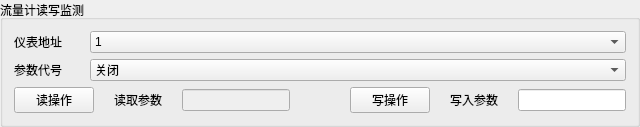
          <widget class="QGroupBox" name="groupBox_4">
           <property name="title">
            <string>流量计读写监测</string>
           </property>
           <layout class="QVBoxLayout" name="verticalLayout_8">
            <item>
             <layout class="QVBoxLayout" name="verticalLayout_7">
              <item>
               <layout class="QHBoxLayout" name="horizontalLayout_25">
                <item>
                 <widget class="QLabel" name="label_18">
                  <property name="maximumSize">
                   <size>
                    <width>70</width>
                    <height>16777215</height>
                   </size>
                  </property>
                  <property name="text">
                   <string>仪表地址</string>
                  </property>
                 </widget>
                </item>
                <item>
                 <widget class="QComboBox" name="flowmeter_addr">
                  <item>
                   <property name="text">
                    <string>1</string>
                   </property>
                  </item>
                  <item>
                   <property name="text">
                    <string>2</string>
                   </property>
                  </item>
                  <item>
                   <property name="text">
                    <string>3</string>
                   </property>
                  </item>
                  <item>
                   <property name="text">
                    <string>4</string>
                   </property>
                  </item>
                  <item>
                   <property name="text">
                    <string>5</string>
                   </property>
                  </item>
                  <item>
                   <property name="text">
                    <string>6</string>
                   </property>
                  </item>
                  <item>
                   <property name="text">
                    <string>7</string>
                   </property>
                  </item>
                  <item>
                   <property name="text">
                    <string>8</string>
                   </property>
                  </item>
                  <item>
                   <property name="text">
                    <string>9</string>
                   </property>
                  </item>
                  <item>
                   <property name="text">
                    <string>10</string>
                   </property>
                  </item>
                  <item>
                   <property name="text">
                    <string>11</string>
                   </property>
                  </item>
                  <item>
                   <property name="text">
                    <string>12</string>
                   </property>
                  </item>
                  <item>
                   <property name="text">
                    <string>13</string>
                   </property>
                  </item>
                  <item>
                   <property name="text">
                    <string>14</string>
                   </property>
                  </item>
                  <item>
                   <property name="text">
                    <string>15</string>
                   </property>
                  </item>
                 </widget>
                </item>
               </layout>
              </item>
              <item>
               <layout class="QHBoxLayout" name="horizontalLayout_19">
                <item>
                 <widget class="QLabel" name="label_13">
                  <property name="maximumSize">
                   <size>
                    <width>70</width>
                    <height>16777215</height>
                   </size>
                  </property>
                  <property name="text">
                   <string>参数代号</string>
                  </property>
                 </widget>
                </item>
                <item>
                 <widget class="QComboBox" name="flowmeter_para">
                  <item>
                   <property name="text">
                    <string>关闭</string>
                   </property>
                  </item>
                  <item>
                   <property name="text">
                    <string>阀控</string>
                   </property>
                  </item>
                  <item>
                   <property name="text">
                    <string>清洗</string>
                   </property>
                  </item>
                  <item>
                   <property name="text">
                    <string>模拟/数字切换</string>
                   </property>
                  </item>
                  <item>
                   <property name="text">
                    <string>自动调零</string>
                   </property>
                  </item>
                  <item>
                   <property name="text">
                    <string>单位</string>
                   </property>
                  </item>
                  <item>
                   <property name="text">
                    <string>报警</string>
                   </property>
                  </item>
                  <item>
                   <property name="text">
                    <string>显示流量</string>
                   </property>
                  </item>
                  <item>
                   <property name="text">
                    <string>设定流量</string>
                   </property>
                  </item>
                  <item>
                   <property name="text">
                    <string>流量值量程</string>
                   </property>
                  </item>
                  <item>
                   <property name="text">
                    <string>零偏值</string>
                   </property>
                  </item>
                 </widget>
                </item>
               </layout>
              </item>
              <item>
               <layout class="QHBoxLayout" name="horizontalLayout_20">
                <property name="spacing">
                 <number>20</number>
                </property>
                <item>
                 <layout class="QHBoxLayout" name="horizontalLayout_21">
                  <item>
                   <widget class="QPushButton" name="flowmeter_read">
                    <property name="text">
                     <string>读操作</string>
                    </property>
                   </widget>
                  </item>
                  <item>
                   <widget class="QLabel" name="label_14">
                    <property name="text">
                     <string>读取参数</string>
                    </property>
                   </widget>
                  </item>
                  <item>
                   <widget class="QLineEdit" name="flowmeter_readpara">
                    <property name="enabled">
                     <bool>false</bool>
                    </property>
                    <property name="sizePolicy">
                     <sizepolicy hsizetype="Preferred" vsizetype="Fixed">
                      <horstretch>0</horstretch>
                      <verstretch>0</verstretch>
                     </sizepolicy>
                    </property>
                   </widget>
                  </item>
                 </layout>
                </item>
                <item>
                 <spacer name="horizontalSpacer_5">
                  <property name="orientation">
                   <enum>Qt::Horizontal</enum>
                  </property>
                  <property name="sizeHint" stdset="0">
                   <size>
                    <width>40</width>
                    <height>20</height>
                   </size>
                  </property>
                 </spacer>
                </item>
                <item>
                 <layout class="QHBoxLayout" name="horizontalLayout_22">
                  <item>
                   <widget class="QPushButton" name="flowmeter_write">
                    <property name="text">
                     <string>写操作</string>
                    </property>
                   </widget>
                  </item>
                  <item>
                   <widget class="QLabel" name="label_15">
                    <property name="text">
                     <string>写入参数</string>
                    </property>
                   </widget>
                  </item>
                  <item>
                   <widget class="QLineEdit" name="flowmeter_writepara">
                    <property name="sizePolicy">
                     <sizepolicy hsizetype="Preferred" vsizetype="Fixed">
                      <horstretch>0</horstretch>
                      <verstretch>0</verstretch>
                     </sizepolicy>
                    </property>
                   </widget>
                  </item>
                 </layout>
                </item>
               </layout>
              </item>
             </layout>
            </item>
           </layout>
          </widget>
